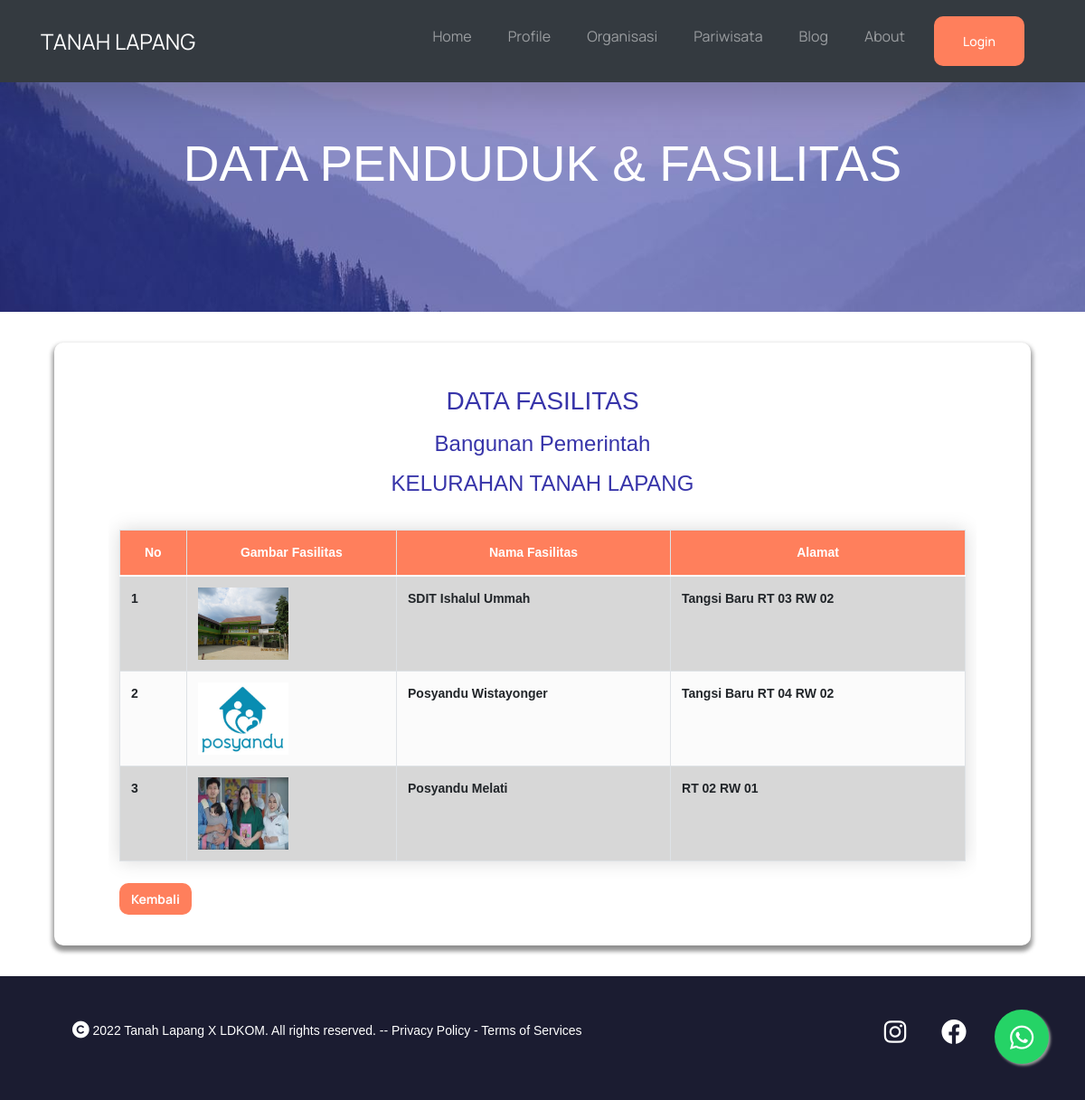
The app's page /fasilitas_detail.php?id=1 with its own data.
### tables this page shows
CREATE TABLE `jenis_fasilitas` (
  `idf` int(11) NOT NULL,
  `jenis` varchar(1000) NOT NULL
);

CREATE TABLE `fasilitas` (
  `id` int(11) NOT NULL,
  `nama` varchar(1000) NOT NULL,
  `id_jenis` int(11) NOT NULL,
  `alamat` varchar(1000) NOT NULL,
  `foto` varchar(1000) NOT NULL
);

### fasilitas_detail.php (the view, shortened to what this page needs)
<!DOCTYPE html>
<html lang="en">
  <?php
  include("navbar.php"); ?>
    <div class="bgimg container-fluid banner">
      <div class="container text-center">
        <h1 style="font-size: 55px; padding-bottom:30px; padding-top: 20px;">DATA PENDUDUK & FASILITAS</h1>
      </div>
    </div>
    <?php
    $id  = $_GET['id'];
    $sql = "SELECT*FROM jenis_fasilitas WHERE idf = '$id' ";
    $res = $conn->query($sql);
    $data = $res->fetch_assoc();
    ?>
        <div class="konten">
        <div class="card-body" style="box-shadow: 0px 4px 4px 3px rgba(0, 0, 0, 0.25); border-radius: 10px;  font-weight: 700; font-size: 18px;line-height: 25px; color: #3734A9;">
            <div class="row mt-4" style="margin-left: 40px; margin-right: 40px">
            <center>
                <h3>DATA FASILITAS</h3>
                <h4><?php echo $data['jenis'];?></h4>
                 <h4>KELURAHAN TANAH LAPANG</h4>
           </center>
                <br>
            <div style="display: table-cell;overflow-x: auto;width: 100%;">
                <table class="table table-bordered table-striped table-hover">
                    <thead class="thead">
                    <tr>
                    <th>No</th>
                    <th>Gambar Fasilitas</th>
                    <th>Nama Fasilitas</th>
                    <th>Alamat</th>
                </tr>
            </thead>
            <tbody style="background-color: #FBFBFB;">
                <?php
                  $sql = "SELECT*FROM fasilitas a
                          LEFT JOIN jenis_fasilitas b ON (a.id_jenis=b.idf)
                          WHERE a.id_jenis = '$id' ";
                  $res = $conn->query($sql);
                  foreach ($res as $row => $data)
                  {
                    $no++;
                  ?>
                  <tr>
                    <td><?php echo $no; ?></td>
                    <td><img src="assets/img/fasilitas/<?php echo $data['foto'];?>" width="100" height="80"></td>
                    <td><?php echo $data['nama']; ?></td>
                    <td><?php echo $data['alamat']; ?></td>
                  </tr>
                <?php
                  }
                ?>
            </tbody>
          </table>
          <div class="my-4">
          <a style="background-color: #ff7f5c; color: #fff; font-size: 14px; font-weight: bold; border-radius: 10px; float:left" href="fasilitas.php" class="btn  float-start" role="button">Kembali</a><br>
        </div>
        </div>
    </div>
</div>
</div>
</body>
</html>

### css/UIstyle.css (style rules this page uses)
body { background-color: #FAFBFF; }
.banner { padding-top: 10%; padding-bottom: 7%; color: #fff; }
.btn { font-family: Arial, "Helvetica Neue", Helvetica, sans-serif; font-size: 16pxs; background: #FF7F5C; border-radius: 47px; border-width: 10px; color: #ffffff; }
.konten { width: 90%; height: auto; background-color: #FFFFFF; box-shadow: 0px 5px 5px rgba(0, 0, 0, 0.25); border-radius: 10px; display: flex; margin: 34px auto 34px auto; position: relative; justify-content: space-evenly; align-items: center; }
.foo { background-color: #1B1C31; color: #FFFFFF; display: flex; justify-content: space-between; }
.copyright { padding-left: 80px; }
.kontak { padding-right: 64px; }
.kontak a { padding-left: 35px; color: #ffffff; }

### css/style.css (style rules this page uses)
body { font-family: 'Manrope', sans-serif; }
.btn { background: #3734A9; border-radius: 7px; color: white; padding: 25px ; text-align: center; text-decoration: none; font-size: 14px; font-weight: 500; font-family: 'Manrope', sans-serif; }

### fasilitas_detail.php (style rules this page uses)
.table { border-collapse: collapse; width: 100%; margin: 25px 0; box-shadow: 0 0 20px rgba(0, 0, 0, 0.15); font-size: 14px; }
.thead { background-color: #FF7F5C; color: #ffffff; text-align: center; }

### navbar.php (style rules this page uses)
.bgimg { background-image: url('assets/img/bg2.JPG'); }

### records on screen
jenis_fasilitas: jenis "Bangunan Pemerintah"
fasilitas: foto (picture), nama "SDIT Ishalul Ummah", alamat "Tangsi Baru RT 03 RW 02"
fasilitas: foto (picture), nama "Posyandu Wistayonger", alamat "Tangsi Baru RT 04 RW 02"
fasilitas: foto (picture), nama "Posyandu Melati", alamat "RT 02 RW 01"
